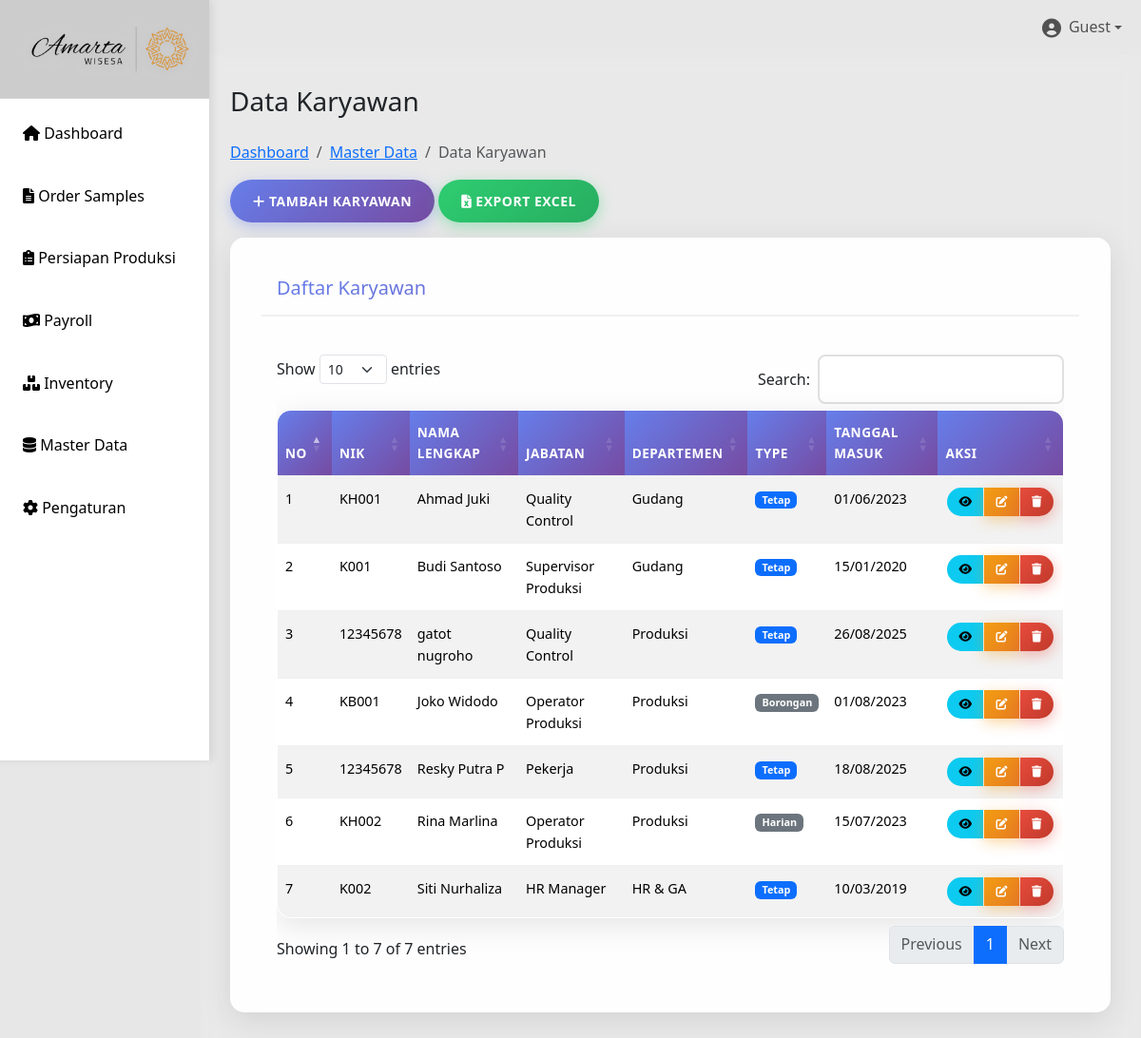
/data-karyawan.php, run on an earlier commit of the app's database.
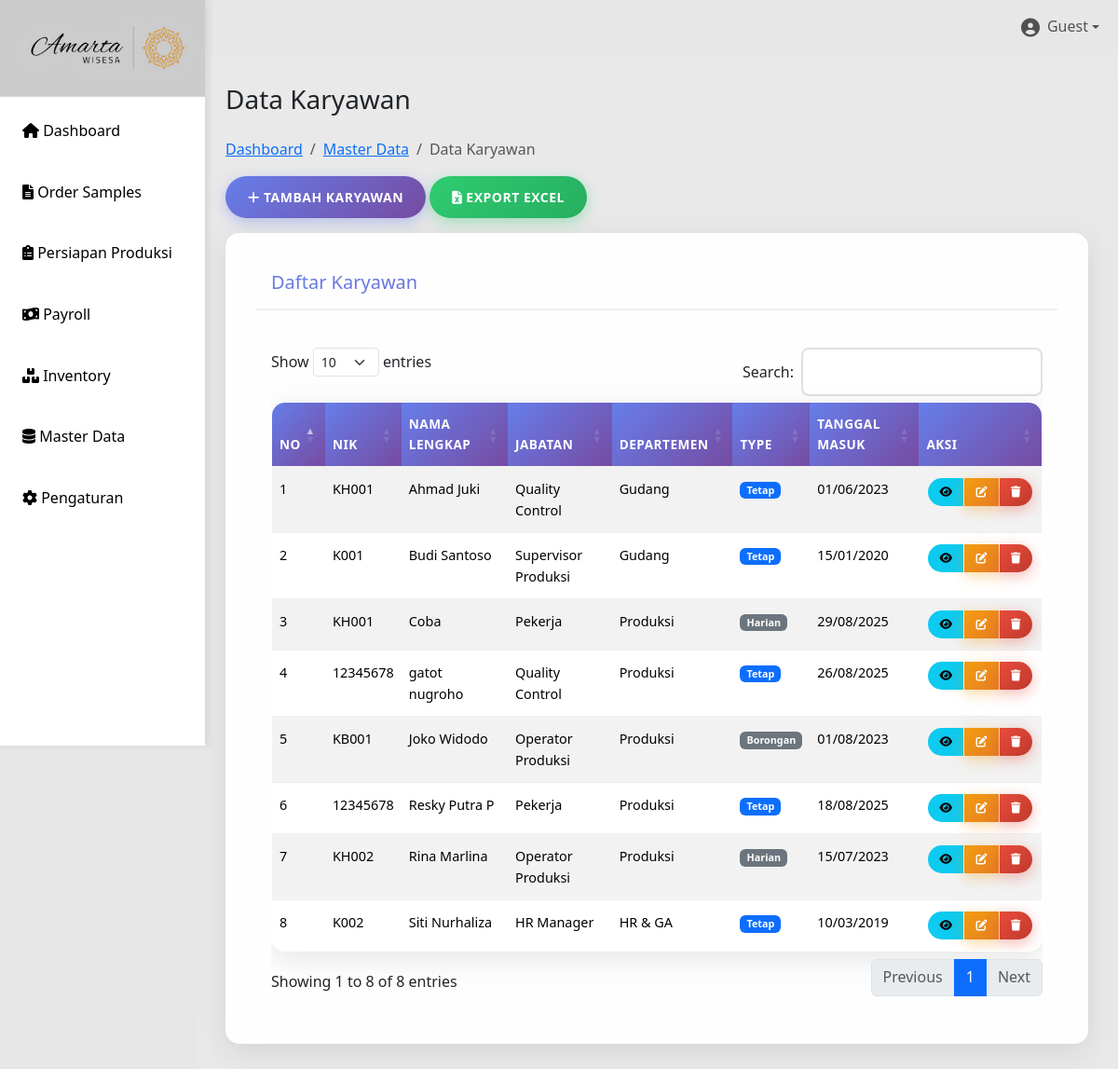
And on a later commit of the database.
### tables this page shows
CREATE TABLE `karyawan` (
  `id` int(11) UNSIGNED NOT NULL,
  `nik` varchar(200) NOT NULL,
  `nama_lengkap` varchar(100) NOT NULL,
  `jenis_kelamin` enum('L','P') NOT NULL,
  `tempat_lahir` varchar(50) DEFAULT NULL,
  `tanggal_lahir` date DEFAULT NULL,
  `alamat` text DEFAULT NULL,
  `no_telepon` varchar(20) DEFAULT NULL,
  `email` varchar(100) DEFAULT NULL,
  `type_karyawan` enum('tetap','harian','borongan') NOT NULL,
  `status_karyawan` enum('aktif','nonaktif','cuti','keluar') DEFAULT 'aktif',
  `tanggal_masuk` date NOT NULL,
  `tanggal_keluar` date DEFAULT NULL,
  `id_jabatan` int(11) DEFAULT NULL,
  `id_departemen` int(11) DEFAULT NULL,
  `foto` varchar(255) DEFAULT NULL,
  `created_at` timestamp NOT NULL DEFAULT current_timestamp(),
  `updated_at` timestamp NOT NULL DEFAULT current_timestamp() ON UPDATE current_timestamp()
);

CREATE TABLE `jabatan` (
  `id` int(11) NOT NULL,
  `nama_jabatan` varchar(100) NOT NULL,
  `deskripsi` text DEFAULT NULL,
  `created_at` timestamp NOT NULL DEFAULT current_timestamp(),
  `updated_at` timestamp NOT NULL DEFAULT current_timestamp() ON UPDATE current_timestamp()
);

CREATE TABLE `departemen` (
  `id` int(11) NOT NULL,
  `nama_departemen` varchar(100) NOT NULL,
  `deskripsi` text DEFAULT NULL,
  `created_at` timestamp NOT NULL DEFAULT current_timestamp(),
  `updated_at` timestamp NOT NULL DEFAULT current_timestamp() ON UPDATE current_timestamp()
);

### data-karyawan.php (the view, shortened to what this page needs)
<?php
include 'config/db.php';
include 'includes/header.php';
$sql = "SELECT k.*, j.nama_jabatan, d.nama_departemen
        FROM karyawan k
        LEFT JOIN jabatan j ON k.id_jabatan = j.id
        LEFT JOIN departemen d ON k.id_departemen = d.id
        ORDER BY k.nama_lengkap";
$result = mysqli_query($conn, $sql);
$karyawanList = mysqli_fetch_all($result, MYSQLI_ASSOC);
?>
<div class="main-content">
    <div class="row">
        <div class="col-12">
            <h1 class="h3 mb-4">Data Karyawan</h1>
            <nav aria-label="breadcrumb">
                <ol class="breadcrumb">
                    <li class="breadcrumb-item"><a href="index.php">Dashboard</a></li>
                    <li class="breadcrumb-item"><a href="master-data.php">Master Data</a></li>
                    <li class="breadcrumb-item active">Data Karyawan</li>
                </ol>
            </nav>
            <div class="mb-3">
                <button type="button" class="btn btn-primary" data-bs-toggle="modal" data-bs-target="#tambahKaryawanModal">
                    <i class="fas fa-plus"></i> Tambah Karyawan
                </button>
                <button type="button" class="btn btn-success">
                    <i class="fas fa-file-excel"></i> Export Excel
                </button>
            </div>
            <div class="card">
                <div class="card-header">
                    <h5 class="card-title mb-0">Daftar Karyawan</h5>
                </div>
                <div class="card-body">
                    <div class="table-responsive">
                        <table id="tabelKaryawan" class="table table-striped table-hover" id="tabelKaryawan">
                            <thead>
                                <tr>
                                    <th>No</th>
                                    <th>NIK</th>
                                    <th>Nama Lengkap</th>
                                    <th>Jabatan</th>
                                    <th>Departemen</th>
                                    <th>Type</th>
                                    <th>Tanggal Masuk</th>
                                    <th>Aksi</th>
                                </tr>
                            </thead>
                            <tbody>
                                <?php $no = 1; foreach ($karyawanList as $karyawan): ?>
                                <tr>
                                    <td><?= $no++; ?></td>
                                    <td><?= htmlspecialchars($karyawan['nik']); ?></td>
                                    <td><?= htmlspecialchars($karyawan['nama_lengkap']); ?></td>
                                    <td><?= htmlspecialchars($karyawan['nama_jabatan']); ?></td>
                                    <td><?= htmlspecialchars($karyawan['nama_departemen']); ?></td>
                                    <td>
                                        <span class="badge bg-<?= $karyawan['type_karyawan'] == 'tetap' ? 'primary' : 'secondary'; ?>">
                                            <?= ucfirst($karyawan['type_karyawan']); ?>
                                        </span>
                                    </td>
                                    <td><?= date('d/m/Y', strtotime($karyawan['tanggal_masuk'])); ?></td>
                                    <td>
                                        <div class="btn-group btn-group-sm" role="group">
                                            <a href="detail-karyawan.php?id=<?= $karyawan['id']; ?>" class="btn btn-sm btn-info">
                                                <i class="fas fa-eye"></i>
                                            </a>
                                            <a href="edit-karyawan.php?id=<?= $karyawan['id']; ?>" class="btn btn-sm btn-warning">
                                                <i class="fas fa-edit"></i>
                                            </a>
                                            <button type="button" class="btn btn-sm btn-danger" onclick="hapusKaryawan(<?= $karyawan['id']; ?>)">
                                                <i class="fas fa-trash"></i>
                                            </button>
                                        </div>
                                    </td>
                                </tr>
                                <?php endforeach; ?>
                            </tbody>
                        </table>
                    </div>
                </div>
            </div>
        </div>
    </div>
</div>
<?php
include 'includes/footer.php';
?>

### includes/header.php (shortened to what this page needs)
<!DOCTYPE html>
<html lang="id">
<head>
    <link href="https://cdn.jsdelivr.net/npm/bootstrap@5.3.3/dist/css/bootstrap.min.css" rel="stylesheet">
    <link href="https://cdnjs.cloudflare.com/ajax/libs/font-awesome/6.0.0/css/all.min.css" rel="stylesheet">
    <link href="https://cdn.datatables.net/1.13.7/css/dataTables.bootstrap5.min.css" rel="stylesheet">
    <link rel="stylesheet" href="css/style.css">
</head>
<body>
    <?php include 'navbar.php'; ?>
    <?php include 'sidebar.php';?>

### includes/navbar.php (shortened to what this page needs)
<nav class="navbar navbar-expand ">
        <div class="container-fluid">
            <span class="navbar-brand">CV. Amarta Wisesa</span>
            <ul class="navbar-nav ms-auto">
                <li class="nav-item dropdown">
                    <a class="nav-link dropdown-toggle d-flex align-items-center" href="#" role="button" data-bs-toggle="dropdown">
                        <i class="fas fa-user-circle fa-lg me-2"></i>
                        <?php echo htmlspecialchars($_SESSION['username'] ?? 'Guest'); ?>
                    </a>
                </li>
            </ul>
        </div>
    </nav>

### includes/sidebar.php
<nav class="sidebar" id="sidebar">
    <div class="sidebar-header">
        <img src="img/amarta-wisesa.png" alt="Amarta Wisesa Logo" class="sidebar-logo">
    </div>
    <ul class="sidebar-nav">
        <li>
            <a href="index.php" class="nav-link <?php echo basename($_SERVER['PHP_SELF']) == 'index.php' ? 'active' : ''; ?>">
                <i class="fas fa-home"></i>
                Dashboard
            </a>
        </li>
        <li>
            <a href="sps-sample.php" class="nav-link <?php echo basename($_SERVER['PHP_SELF']) == 'sps-sample.php' ? 'active' : ''; ?>">
                <i class="fas fa-file-alt"></i>
                Order Samples
            </a>
        </li>
        <li>
            <a href="persiapan.php" class="nav-link <?php echo basename($_SERVER['PHP_SELF']) == 'persiapan.php' ? 'active' : ''; ?>">
                <i class="fas fa-clipboard-list"></i>
                Persiapan Produksi
            </a>
        </li>
        <li>
            <a href="payroll.php" class="nav-link <?php echo basename($_SERVER['PHP_SELF']) == 'payroll.php' ? 'active' : ''; ?>">
                <i class="fas fa-money-bill-wave"></i>
                Payroll
            </a>
        </li>
        <li>
            <a href="inventory.php" class="nav-link <?php echo basename($_SERVER['PHP_SELF']) == 'inventory.php' ? 'active' : ''; ?>">
                <i class="fas fa-boxes"></i>
                Inventory
            </a>
        </li>
        <li>
            <a href="master-data.php" class="nav-link <?php echo basename($_SERVER['PHP_SELF']) == 'master-data.php' ? 'active' : ''; ?>">
                <i class="fas fa-database"></i>
                Master Data
            </a>
        </li>
        <li>
            <a href="pengaturan.php" class="nav-link <?php echo basename($_SERVER['PHP_SELF']) == 'pengaturan.php' ? 'active' : ''; ?>">
                <i class="fas fa-cog"></i>
                Pengaturan
            </a>
        </li>
    </ul>
</nav>

### includes/footer.php (shortened to what this page needs)
</body>
</html>

### css/style.css (style rules this page uses)
* { margin: 0; padding: 0; box-sizing: border-box; }
body { font-family: 'Segoe UI', Tahoma, Geneva, Verdana, sans-serif; background: #e7e7e7ff; min-height: 100vh; line-height: 1.6; }
.sidebar { background: #ffffff; width: 260px; height: 100vh; position: fixed; left: -40px; top: 0; padding-top: 0; box-shadow: 4px 0 8px rgba(0,0,0,0.08); overflow-y: auto; transition: all 0.3s cubic-bezier(0.4, 0, 0.2, 1); z-index: 1000; }
.sidebar::before { content: ''; position: absolute; top: 0; left: 0; right: 0; bottom: 0; background: linear-gradient(45deg, rgba(255,255,255,0.3) 0%, rgba(255,255,255,0.1) 50%, rgba(255,255,255,0.2) 100%); pointer-events: none; }
.sidebar-header { background: rgba(0,0,0,0.2); padding: 1.5rem 1rem; text-align: left; backdrop-filter: blur(10px); border-bottom: 1px solid rgba(255,255,255,0.2); }
.sidebar-logo { width: 100%; max-width: 180px; height: auto; margin-left : 50px; transition: all 0.3s ease; filter: drop-shadow(0 2px 4px rgba(189, 189, 189, 0.72)); }
.sidebar ul { list-style: none; }
.sidebar ul li { margin: 0.5rem 1rem; border-radius: 8px; overflow: hidden; transition: all 0.3s ease; }
.sidebar ul li a { color: #000000; text-decoration: none; display: block; padding: 1rem; transition: all 0.3s ease; position: relative; overflow: hidden; }
.sidebar ul li a::before { content: ''; position: absolute; top: 0; left: -100%; width: 100%; height: 100%; background: linear-gradient(90deg, transparent, rgba(255,255,255,0.2), transparent); transition: left 0.5s; }
.main-content { margin-left: 210px; padding: 2rem; background: rgba(255,255,255,0.1); backdrop-filter: blur(10px); min-height: 100vh; }
.card { background: rgba(255,255,255,0.95); border-radius: 15px; padding: 2rem; margin-bottom: 1.5rem; box-shadow: 0 8px 32px rgba(0,0,0,0.1); backdrop-filter: blur(10px); border: 1px solid rgba(255,255,255,0.2); transition: transform 0.3s ease, box-shadow 0.3s ease; }
.card-header { border-bottom: 2px solid #f0f0f0; padding-bottom: 1rem; margin-bottom: 1.5rem; background: linear-gradient(135deg, #667eea, #764ba2); -webkit-background-clip: text; -webkit-text-fill-color: transparent; background-clip: text; }
.table { width: 100%; border-collapse: separate; border-spacing: 0; background: white; border-radius: 15px; overflow: hidden; box-shadow: 0 8px 32px rgba(0,0,0,0.1); border: 1px solid rgba(255,255,255,0.2); }
.table th, .table td { padding: 12px 8px; text-align: left; border-bottom: 1px solid #f0f0f0; font-size: 0.9rem; }
.table th { background: linear-gradient(135deg, #667eea, #764ba2); color: white; font-weight: 600; text-transform: uppercase; letter-spacing: 0.5px; font-size: 0.85rem; }
.table tr { transition: all 0.3s ease; }
.table tr:last-child td { border-bottom: none; }
.table .btn { padding: 6px 12px; font-size: 12px; border-radius: 20px; margin: 0 2px; }
.table .btn i { font-size: 12px; }
.btn { padding: 12px 24px; border: none; border-radius: 25px; cursor: pointer; text-decoration: none; display: inline-block; font-size: 14px; font-weight: 600; text-transform: uppercase; letter-spacing: 0.5px; transition: all 0.3s ease; position: relative; overflow: hidden; }
.btn::before { content: ''; position: absolute; top: 50%; left: 50%; width: 0; height: 0; background: rgba(255,255,255,0.2); border-radius: 50%; transform: translate(-50%, -50%); transition: width 0.6s, height 0.6s; }
.btn-primary { background: linear-gradient(135deg, #667eea, #764ba2); color: white; box-shadow: 0 4px 15px rgba(102,126,234,0.4); }
.btn-success { background: linear-gradient(135deg, #2ecc71, #27ae60); color: white; box-shadow: 0 4px 15px rgba(46,204,113,0.4); }
.btn-danger { background: linear-gradient(135deg, #e74c3c, #c0392b); color: white; box-shadow: 0 4px 15px rgba(231,76,60,0.4); }
.btn-warning { background: linear-gradient(135deg, #f39c12, #e67e22); color: white; box-shadow: 0 4px 15px rgba(243,156,18,0.4); }
.mb-3 { margin-bottom: 1.5rem; }
.card { animation: fadeInUp 0.6s ease-out; }

What changed in the data, as far as the page shows it:
added karyawan: nik "KH001", nama_lengkap "Coba", id_jabatan.nama_jabatan "Pekerja", id_departemen.nama_departemen "Produksi", type_karyawan "Harian", tanggal_masuk "29/08/2025"
Also different on the page:
text written by a page script: "Show entries Search: Showing 1 to 7 of 7 entries Previous 1 Next" → "Show entries Search: Showing 1 to 8 of 8 entries Previous 1 Next"
